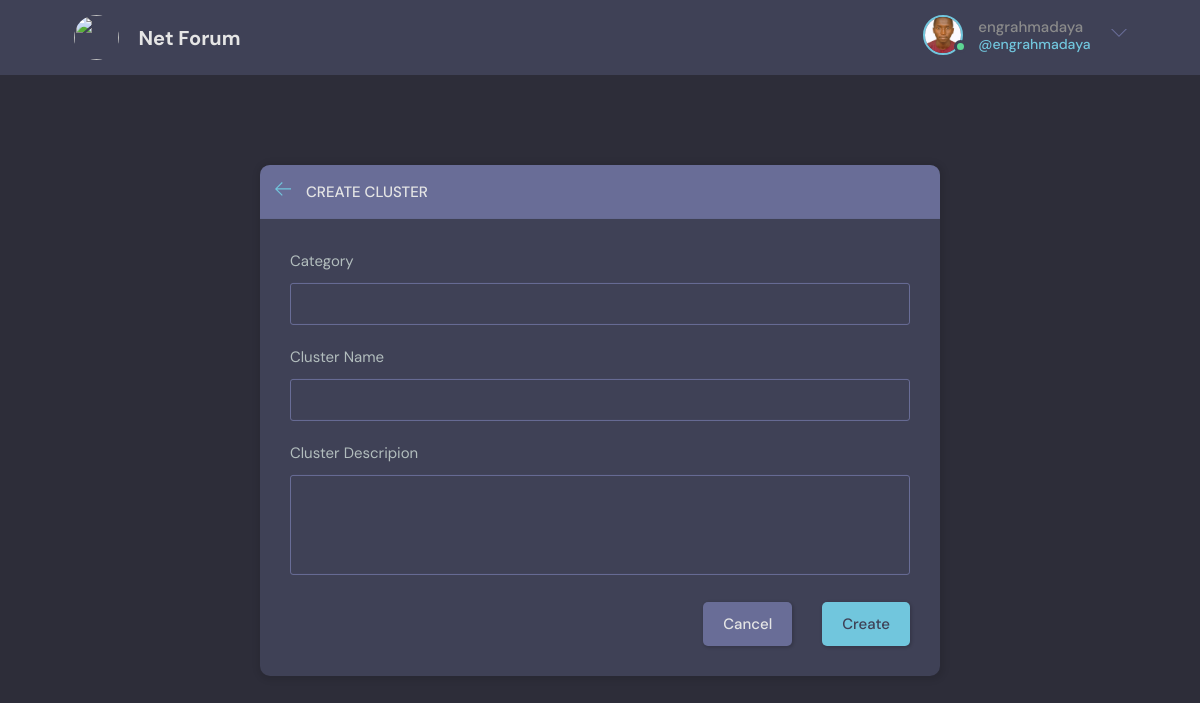
The page /create-room/ (signed in) on the database its author committed.
### base/models.py (models this page shows)
class User(AbstractUser):
    GENDER_CHOICES = (
        ("Male", "Male"),
        ("Female", "Female")
    )
    name = models.CharField(max_length=200, null=True)
    email = models.EmailField(unique=True, null=True)
    bio = models.TextField(null=True, blank=True)
    country = CountryField(null=True, blank=True)
    gender = models.CharField(max_length=100, choices=GENDER_CHOICES, null=True, blank=True)
    profession = models.CharField(max_length=100, null=True, blank=True)
    dateOfBirth = models.DateField(null=True, blank=True)
    avatar = models.ImageField(null=True, default="avatar.svg")
    USERNAME_FIELD: 'email'
    REQUIRED_FIELDS: []

### base/views.py (the view, shortened to what this page needs)
# urls.py: path('create-room/', views.createRoom, name="create-room"),
@login_required(login_url='login')
def createRoom(request):
    form = RoomRegistrationForm()
    topics = Topic.objects.all()
    context = {'form' : form, 'topics': topics}
    return render(request, 'base/room_form.html', context)

### base/forms.py
class RoomRegistrationForm(ModelForm):
    class Meta:
        model = Room
        fields = '__all__'
        exclude = [
            'host',
            'participants'
        ]

### base/templates/base/room_form.html (shortened to what this page needs)
{% extends 'main.html' %}
{% block content %}
  <main class="create-room layout">
    <div class="container">
      <div class="layout__box">
        <div class="layout__boxHeader">
          <div class="layout__boxTitle">
            <a href="{% url 'home' %}">
              <svg version="1.1" xmlns="http://www.w3.org/2000/svg" width="32" height="32" viewBox="0 0 32 32">
                <title>arrow-left</title>
                <path
                  d="M13.723 2.286l-13.723 13.714 13.719 13.714 1.616-1.611-10.96-10.96h27.625v-2.286h-27.625l10.965-10.965-1.616-1.607z">
                </path>
              </svg>
            </a>
            <h3>Create Cluster</h3>
          </div>
        </div>
        <div class="layout__body">
          <form class="form" action="" method="POST">
            <div class="form__group">
              <label for="room_topic">Category</label>
              <input required type="text" value="{{room.topic.name}}" name="topic" list="topic-list" />
            </div>
            <div class="form__group">
              <label for="room_name">Cluster Name</label>
              {{form.name}}
            </div>
            <div class="form__group">
              <label for="room_description">Cluster Descripion</label>
              {{form.description}}
            </div>
            <div class="form__action">
              <a class="btn btn--dark" href="{% url 'home' %}">Cancel</a>
              <button class="btn btn--main" type="submit">Create</button>
            </div>
          </form>
        </div>
      </div>
    </div>
  </main>
{% endblock content %}

### templates/navbar.html (shortened to what this page needs)
{% load static %}
<header class="header header--loggedIn">
    <div class="container">
      <a href="{% url 'home' %}" class="header__logo">
        <img id="logo" src="{% static 'images/logo.jpg' %}" />
        <h1>Net Forum</h1>
      </a>
      <nav class="header__menu">
        {% if request.user.is_authenticated %}
        <div class="header__user">
          <a href="{% url 'user-profile' user.id %}">
            <div class="avatar avatar--medium active">
              <img src="{{request.user.avatar.url}}" />
            </div>
            <p>{{request.user.username}}<span>@{{request.user.username}}</span></p>
          </a>
          <button class="dropdown-button">
            <svg version="1.1" xmlns="http://www.w3.org/2000/svg" width="32" height="32" viewBox="0 0 32 32">
              <title>chevron-down</title>
              <path d="M16 21l-13-13h-3l16 16 16-16h-3l-13 13z"></path>
            </svg>
          </button>
        </div>
        {% else %}
        <a href="{% url 'login' %}">
          <img src="{% static 'images/avatar.svg' %}" />
          <p>Login</p>
        </a>
        {% endif %}
      </nav>
    </div>
  </header>

### static/styles/style.css (style rules this page uses)
:root { --color-main: #71c6dd; --color-main-light: #e1f6fb; --color-dark: #3f4156; --color-dark-medium: #51546e; --color-dark-light: #696d97; --color-light: #e5e5e5; --color-gray: #8b8b8b; --color-light-gray: #b2bdbd; --color-bg: #2d2d39; --color-success: #5dd693; --color-error: #fc4b0b; }
* { font-family: "DM Sans", -apple-system, BlinkMacSystemFont, "Segoe UI", Roboto, Oxygen, Ubuntu, Cantarell, "Open Sans", "Helvetica Neue", sans-serif; margin: 0; padding: 0; box-sizing: border-box; text-rendering: optimizeLegibility; font-size: inherit; }
html { font-size: 56.25%; }
@media only screen and (min-width: 1200px) { html { font-size: 62.5%; } }
body { line-height: 1.6; font-weight: 400; font-size: 1.5rem; color: var(--color-light-gray); background-color: var(--color-bg); min-height: 100vh; }
img { width: 100%; }
a { display: inline-block; color: var(--color-main); text-decoration: none; }
.container { max-width: 120rem; width: 90%; margin: auto; }
.btn { background-color: transparent; border: none; display: inline-flex; align-items: center; gap: 1rem; cursor: pointer; transition: all ease-in-out 0.3s; padding: 1rem 2rem; border-radius: 5px; box-shadow: 1px 1px 3px 1px rgba(0, 0, 0, 0.15); font-weight: 500; }
.btn--main { background-color: var(--color-main); color: var(--color-dark); }
.btn--dark { background-color: var(--color-dark-light); color: var(--color-light); }
.avatar { position: relative; display: inline-block; border-radius: 50%; border: 2px solid var(--color-main); }
.avatar img { display: block; border-radius: 50%; object-fit: cover; object-position: center; }
.avatar::after { content: ""; display: block; position: absolute; background-color: var(--color-gray); z-index: 111; border-radius: 50%; border: 0.3rem solid var(--color-dark); }
.avatar.active::after { background-color: var(--color-success); }
.avatar.avatar--medium img { width: 3.6rem; height: 3.6rem; border-radius: 50%; }
.avatar.avatar--medium:after { width: 0.7rem; height: 0.7rem; bottom: 0px; right: -6px; }
.header { padding: 1.5rem; background-color: var(--color-dark); }
.header > .container { display: flex; gap: 9.5rem; }
.header__logo, .header__user { display: flex; gap: 2rem; align-items: center; }
.header__logo > img { height: 3.2rem; width: 3.2rem; }
.header__logo > h1 { font-weight: 700; font-size: 2rem; color: var(--color-light); }
.header__menu { margin-left: auto; position: relative; }
.header__menu a { display: flex; gap: 1.5rem; align-items: center; font-weight: 500; text-decoration: none; color: var(--color-gray); }
.header__menu img { height: 3.6rem; }
.header__menu p { line-height: 1.2; }
.header__menu span { color: var(--color-main); font-weight: 500; font-size: 1.4rem; display: block; }
.header__menu svg { width: 1.6rem; height: 1.6rem; fill: var(--color-dark-light); }
.dropdown-button { background: transparent; border: 0; outline: 0; cursor: pointer; }
.layout { margin-top: 2.4rem; }
.layout > .container { display: flex; justify-content: space-between; align-items: flex-start; }
.layout__box { width: 90%; max-width: 48rem; min-height: 40rem; position: absolute; top: 50%; left: 50%; transform: translate(-50%, -46%); background-color: var(--color-dark); border-radius: 1rem; box-shadow: 1px 1px 6px 3px rgba(0, 0, 0, 0.1); overflow: hidden; }
.layout__boxHeader { display: flex; padding: 1.5rem; background-color: var(--color-dark-light); }
.layout__boxTitle { display: flex; gap: 1.5rem; align-items: center; }
.layout__boxTitle h3 { text-transform: uppercase; font-weight: 500; color: var(--color-light); }
.layout__boxTitle svg { width: 1.6rem; height: 1.6rem; fill: var(--color-main); }
.layout__body { margin: 3rem; }
.form__group { margin-bottom: 2rem; width: 100%; }
.form__group label { display: block; font-size: 1.5rem; margin-bottom: 1rem; }
.form__group input, .form__group textarea, .form__group select { background: transparent; border: 1px solid var(--color-dark-light); padding: 1rem; border-radius: 3px; width: 100%; color: var(--color-light); font-weight: 500; outline: none; }
.form__group textarea { background: transparent; height: 10rem; resize: none; }
.form__action { display: flex; justify-content: flex-end; gap: 3rem; }
.create-room.layout .layout__box { max-width: 68rem; }

### templates/navbar.html (style rules this page uses)
#logo { height: 45px; width: 45px; border-radius: 50%; }

### rows shown on the page
User: user.avatar (picture), user.username "engrahmadaya"
